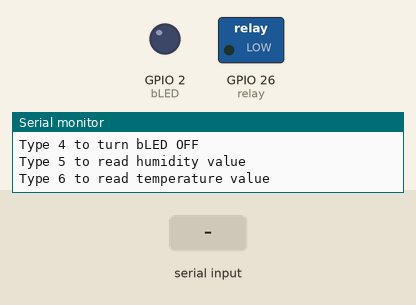
This sketch was run on a simulated ESP32. Parts: switched loads named in the sketch (green lamp = pin HIGH), output pins drawn as LEDs (lit = HIGH), the last lines printed to the serial monitor. The test bench sets the inputs (shaded band).

Above: at 1.2 s.
1.3 s: "2\n" received over Serial
At 1.8 s:
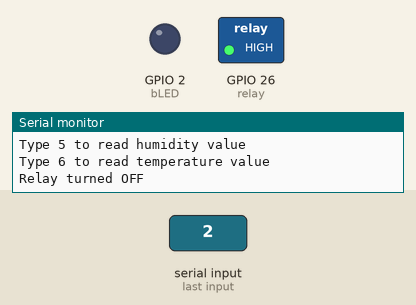
2.8 s: "3\n" received over Serial
At 4.0 s:
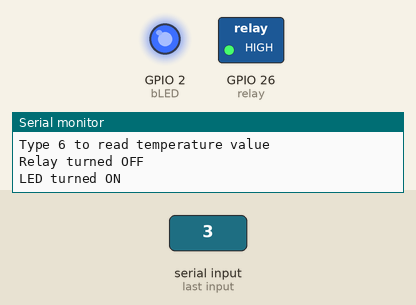
4.3 s: "1\n" received over Serial
At 5.3 s:
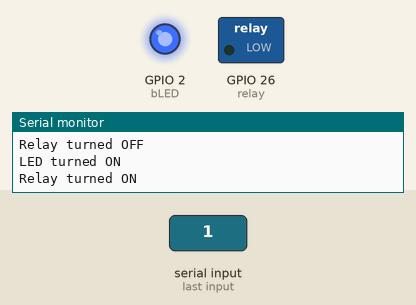
Timing chart, 0 to 7.3 s (numbered marks = the images above; inputs shaded):
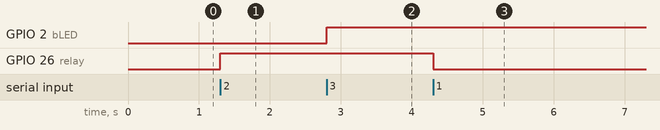

The sketch:

BSI_JS4_Task2_PartA.ino
```cpp
#include "DHT.h"
#define DHTPIN 27
#define DHTTYPE DHT11
#define relay 26
#define bLED 2

DHT dht(DHTPIN, DHTTYPE);

void setup()
{
  Serial.begin(115200);
  pinMode(bLED, OUTPUT);
  pinMode(relay, OUTPUT);
  dht.begin  ();

  while (!Serial);
  Serial.println("Type 1 to turn relay ON");
  Serial.println("Type 2 to turn relay OFF");
  Serial.println("Type 3 to turn bLED ON");
  Serial.println("Type 4 to turn bLED OFF");
  Serial.println("Type 5 to read humidity value");
  Serial.println("Type 6 to read temperature value");
}

void loop()
{
  if (Serial.available())
  {
    int state = Serial.parseInt();

    if (state == 1)
    {
      digitalWrite(relay, LOW);
      Serial.println("Relay turned ON");
    }
    if (state == 2)
    {
      digitalWrite(relay, HIGH);
      Serial.println("Relay turned OFF");
    }
    if (state == 3)
    {
      digitalWrite(bLED, HIGH);
      Serial.println("LED turned ON");
    }
    if (state == 4)
    {
      digitalWrite(bLED, LOW);
      Serial.println("LED turned OFF");
    }
    if (state == 5)
    {
      float h = dht.readHumidity();
      if(isnan(h))
      {
        Serial.println("Humidity Read Failure");
      }
      Serial.print(F("Humidity : "));
      Serial.print(h);
      Serial.println(F("%"));
    }
    if (state == 6)
    {
      float t = dht.readTemperature();
      if(isnan(t))
      {
        Serial.println("Temperature Read Failure");
      }
      Serial.print(F("Temperature : "));
      Serial.print(t);
      Serial.println(F("°C"));
    }
  }
}
```

Measured:
- after the input at 1.3 s, GPIO 26 (relay): LOW → HIGH at once
- after the input at 2.8 s, GPIO 2 (bLED): LOW → HIGH at once
- after the input at 4.3 s, GPIO 26 (relay): HIGH → LOW at once
